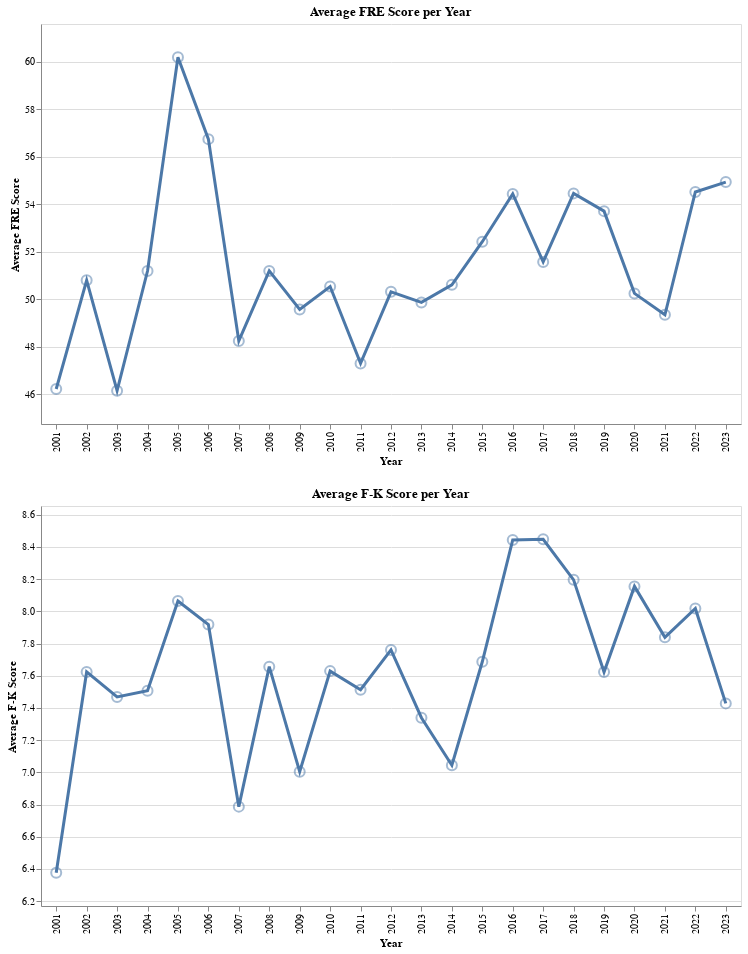

Notebook code for this chart:
### Code cell
# Create line chart for F-K scores
import pandas as pd
import altair as alt

avg_scores = df.groupby('Year').agg({'Opinion 1 F-K Score': 'mean', 'Opinion 1 FRE Score': 'mean'}).reset_index()

# Create the nearest selection
nearest = alt.selection_point(on='mouseover', nearest=True, empty='none', fields=['Year'])

# Calculate the y-axis range for F-K scores
fk_min = avg_scores['Opinion 1 F-K Score'].min()
fk_max = avg_scores['Opinion 1 F-K Score'].max()
fk_range = [fk_min - (fk_max - fk_min) * 0.1, fk_max + (fk_max - fk_min) * 0.1]

# Create line chart for F-K scores
fk_line = alt.Chart(avg_scores).mark_line(strokeWidth=3).encode(
    x=alt.X('Year:O', title='Year'),
    y=alt.Y('Opinion 1 F-K Score:Q', title='Average F-K Score', scale=alt.Scale(domain=fk_range))
)

# Create scatter plot for F-K scores with points
fk_points = alt.Chart(avg_scores).mark_point(size=100).encode(
    x=alt.X('Year:O', title='Year'),
    y=alt.Y('Opinion 1 F-K Score:Q', title='Average F-K Score', scale=alt.Scale(domain=fk_range)),
    tooltip=[
        alt.Tooltip('Year:O', title='Year'),
        alt.Tooltip('Opinion 1 F-K Score:Q', title='Average F-K Score')
    ],
    opacity=alt.condition(nearest, alt.value(1), alt.value(0.5))
).add_params(
    nearest
)

# Combine the line chart and points for F-K chart
fk_chart = alt.layer(fk_line, fk_points).properties(
    title='Average F-K Score per Year',
    width=700,
    height=400
)

# Calculate the y-axis range for FRE scores
fre_min = avg_scores['Opinion 1 FRE Score'].min()
fre_max = avg_scores['Opinion 1 FRE Score'].max()
fre_range = [fre_min - (fre_max - fre_min) * 0.1, fre_max + (fre_max - fre_min) * 0.1]

# Create line chart for FRE scores
fre_line = alt.Chart(avg_scores).mark_line(strokeWidth=3).encode(
    x=alt.X('Year:O', title='Year'),
    y=alt.Y('Opinion 1 FRE Score:Q', title='Average FRE Score', scale=alt.Scale(domain=fre_range))
)

# Create scatter plot for FRE scores with points
fre_points = alt.Chart(avg_scores).mark_point(size=100).encode(
    x=alt.X('Year:O', title='Year'),
    y=alt.Y('Opinion 1 FRE Score:Q', title='Average FRE Score', scale=alt.Scale(domain=fre_range)),
    tooltip=[
        alt.Tooltip('Year:O', title='Year'),
        alt.Tooltip('Opinion 1 FRE Score:Q', title='Average FRE Score')
    ],
    opacity=alt.condition(nearest, alt.value(1), alt.value(0.5))
).add_params(
    nearest
)

# Combine
fre_chart = alt.layer(fre_line, fre_points).properties(
    title='Average FRE Score per Year',
    width=700,
    height=400
)

# Display
fre_chart & fk_chart

### Figure 1 — Vega-Lite specification as saved in the notebook (floating-point values rounded to 4 significant figures)
{"config": {"view": {"continuousWidth": 300, "continuousHeight": 300}}, "vconcat": [{"layer": [{"mark": {"type": "line", "strokeWidth": 3}, "encoding": {"x": {"field": "Year", "title": "Year", "type": "ordinal"}, "y": {"field": "Opinion 1 FRE Score", "scale": {"domain": [44.75, 61.59]}, "title": "Average FRE Score", "type": "quantitative"}}}, {"mark": {"type": "point", "size": 100}, "encoding": {"opacity": {"condition": {"param": "param_7", "value": 1, "empty": false}, "value": 0.5}, "tooltip": [{"field": "Year", "title": "Year", "type": "ordinal"}, {"field": "Opinion 1 FRE Score", "title": "Average FRE Score", "type": "quantitative"}], "x": {"field": "Year", "title": "Year", "type": "ordinal"}, "y": {"field": "Opinion 1 FRE Score", "scale": {"domain": [44.75, 61.59]}, "title": "Average FRE Score", "type": "quantitative"}}, "name": "view_14"}], "height": 400, "title": "Average FRE Score per Year", "width": 700}, {"layer": [{"mark": {"type": "line", "strokeWidth": 3}, "encoding": {"x": {"field": "Year", "title": "Year", "type": "ordinal"}, "y": {"field": "Opinion 1 F-K Score", "scale": {"domain": [6.17, 8.654]}, "title": "Average F-K Score", "type": "quantitative"}}}, {"mark": {"type": "point", "size": 100}, "encoding": {"opacity": {"condition": {"param": "param_7", "value": 1, "empty": false}, "value": 0.5}, "tooltip": [{"field": "Year", "title": "Year", "type": "ordinal"}, {"field": "Opinion 1 F-K Score", "title": "Average F-K Score", "type": "quantitative"}], "x": {"field": "Year", "title": "Year", "type": "ordinal"}, "y": {"field": "Opinion 1 F-K Score", "scale": {"domain": [6.17, 8.654]}, "title": "Average F-K Score", "type": "quantitative"}}, "name": "view_13"}], "height": 400, "title": "Average F-K Score per Year", "width": 700}], "data": {"name": "data-d63b6f34dfda3c09fe12508cd95ad7e0"}, "params": [{"name": "param_7", "select": {"type": "point", "fields": ["Year"], "nearest": true, "on": "mouseover"}, "views": ["view_14", "view_13"]}], "$schema": "https://vega.github.io/schema/vega-lite/v5.20.1.json", "datasets": {"data-d63b6f34dfda3c09fe12508cd95ad7e0": [{"Year": 2001, "Opinion 1 F-K Score": 6.377, "Opinion 1 FRE Score": 46.22}, {"Year": 2002, "Opinion 1 F-K Score": 7.623, "Opinion 1 FRE Score": 50.79}, {"Year": 2003, "Opinion 1 F-K Score": 7.468, "Opinion 1 FRE Score": 46.15}, {"Year": 2004, "Opinion 1 F-K Score": 7.506, "Opinion 1 FRE Score": 51.19}, {"Year": 2005, "Opinion 1 F-K Score": 8.064, "Opinion 1 FRE Score": 60.19}, {"Year": 2006, "Opinion 1 F-K Score": 7.917, "Opinion 1 FRE Score": 56.74}, {"Year": 2007, "Opinion 1 F-K Score": 6.787, "Opinion 1 FRE Score": 48.25}, {"Year": 2008, "Opinion 1 F-K Score": 7.656, "Opinion 1 FRE Score": 51.19}, {"Year": 2009, "Opinion 1 F-K Score": 7.004, "Opinion 1 FRE Score": 49.57}, {"Year": 2010, "Opinion 1 F-K Score": 7.629, "Opinion 1 FRE Score": 50.54}, {"Year": 2011, "Opinion 1 F-K Score": 7.513, "Opinion 1 FRE Score": 47.3}, {"Year": 2012, "Opinion 1 F-K Score": 7.76, "Opinion 1 FRE Score": 50.31}, {"Year": 2013, "Opinion 1 F-K Score": 7.339, "Opinion 1 FRE Score": 49.87}, {"Year": 2014, "Opinion 1 F-K Score": 7.044, "Opinion 1 FRE Score": 50.61}, {"Year": 2015, "Opinion 1 F-K Score": 7.687, "Opinion 1 FRE Score": 52.42}, {"Year": 2016, "Opinion 1 F-K Score": 8.443, "Opinion 1 FRE Score": 54.43}, {"Year": 2017, "Opinion 1 F-K Score": 8.447, "Opinion 1 FRE Score": 51.57}, {"Year": 2018, "Opinion 1 F-K Score": 8.195, "Opinion 1 FRE Score": 54.46}, {"Year": 2019, "Opinion 1 F-K Score": 7.623, "Opinion 1 FRE Score": 53.71}, {"Year": 2020, "Opinion 1 F-K Score": 8.155, "Opinion 1 FRE Score": 50.25}, {"Year": 2021, "Opinion 1 F-K Score": 7.838, "Opinion 1 FRE Score": 49.34}, {"Year": 2022, "Opinion 1 F-K Score": 8.017, "Opinion 1 FRE Score": 54.52}, {"Year": 2023, "Opinion 1 F-K Score": 7.428, "Opinion 1 FRE Score": 54.93}]}}
